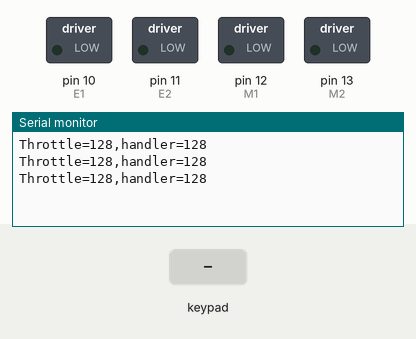
Bench run of a sketch on a simulated Arduino Uno, built with avr-gcc and run on an emulated ATmega328P. Shown: switched loads named in the sketch (green lamp = pin HIGH), the last lines printed to the serial monitor. The test bench sets the inputs (shaded band).

Above: at 2.2 s.
2.3 s: key 'U' pressed
At 2.82 s:
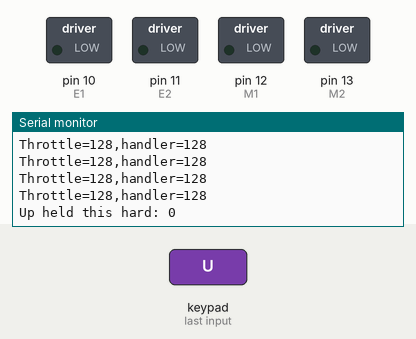
4.0 s: key 'D' pressed
At 4.32 s:
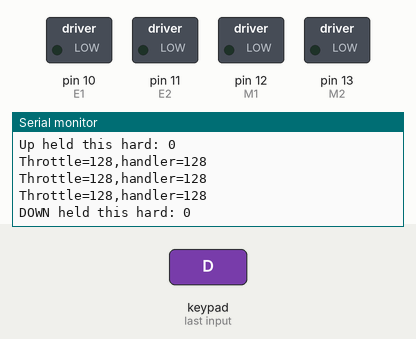
5.5 s: key 'L' pressed
At 5.83 s:
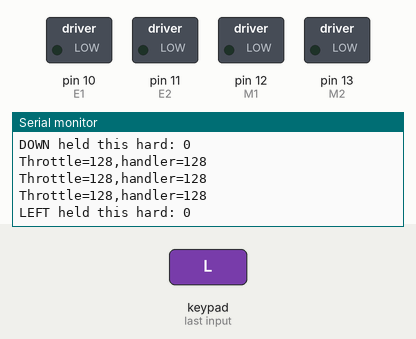

Measured:
- after the input at 2.3 s, the serial monitor: prints a new line after 0.23 s (image 1)
- after the input at 4.0 s, the serial monitor: prints a new line at once (image 2)
- after the input at 5.5 s, the serial monitor: prints a new line at once (image 3)

The sketch:

PS2_Test.ino
```cpp
//------------------------------------------------------
//使用 PS2 無線搖桿來控制 L298P 四輪小車
//------------------------------------------------------

#include <PS2X_lib.h>

#define PS2_DAT 2
#define PS2_CMD 3
#define PS2_SEL 5
#define PS2_CLK 6
#define E1 10
#define M1 12
#define E2 11
#define M2 13

const int motor_speed = 200;

byte vibrate = 0;
PS2X ps2x;

void setup()
{
  Serial.begin(9600);

  delay(1000);

  initial();
}

void initial()
{
  ps2x.config_gamepad(PS2_CLK, PS2_CMD, PS2_SEL, PS2_DAT, true, false);

  pinMode(M1, OUTPUT);
  pinMode(M2, OUTPUT);

  carStop();
}

void loop()
{
  ps2x.read_gamepad(false, vibrate);

  int throttle = ps2x.Analog(PSS_LY);
  int handler = ps2x.Analog(PSS_RX);

  Serial.print( "Throttle=" );
  Serial.print( throttle );
  Serial.print( ",handler=");
  Serial.print( handler );
  Serial.println("");

   if(ps2x.Button(PSB_PAD_UP)) {         //will be TRUE as long as button is pressed
       Serial.print("Up held this hard: ");
       Serial.println(ps2x.Analog(PSAB_PAD_UP), DEC);
      }
      if(ps2x.Button(PSB_PAD_RIGHT)){
       Serial.print("Right held this hard: ");
        Serial.println(ps2x.Analog(PSAB_PAD_RIGHT), DEC);
      }
      if(ps2x.Button(PSB_PAD_LEFT)){
       Serial.print("LEFT held this hard: ");
        Serial.println(ps2x.Analog(PSAB_PAD_LEFT), DEC);
      }
      if(ps2x.Button(PSB_PAD_DOWN)){
       Serial.print("DOWN held this hard: ");
     Serial.println(ps2x.Analog(PSAB_PAD_DOWN), DEC);
      }


   if (ps2x.NewButtonState())               //will be TRUE if any button changes state (on to off, or off to on)
    {
      if(ps2x.Button(PSB_L1))
         Serial.println("L1 pressed");
        if(ps2x.Button(PSB_R1))
         Serial.println("R1 pressed");
        if(ps2x.Button(PSB_L2))
         Serial.println("L2 pressed");
        if(ps2x.Button(PSB_R2))
         Serial.println("R2 pressed");
        if(ps2x.Button(PSB_GREEN))
         Serial.println("Triangle pressed");
         if(ps2x.ButtonPressed(PSB_RED))             //will be TRUE if button was JUST pressed
         Serial.println("Circle just pressed");

    if(ps2x.ButtonReleased(PSB_PINK))             //will be TRUE if button was JUST released
         Serial.println("Square just released");

    if(ps2x.NewButtonState(PSB_BLUE))            //will be TRUE if button was JUST pressed OR released
         Serial.println("X just changed");
    }

  delay(500);
}

void forward()
{
  digitalWrite(M1, HIGH);
  digitalWrite(M2, HIGH);
  analogWrite(E1, motor_speed);
  analogWrite(E2, motor_speed);
}

void forwardLeft()
{
  digitalWrite(M1, HIGH);
  digitalWrite(M2, LOW);
  analogWrite(E1, motor_speed + 40);
  analogWrite(E2, motor_speed + 40);
}

void forwardRight()
{
  digitalWrite(M1, LOW);
  digitalWrite(M2, HIGH);
  analogWrite(E1, motor_speed + 40);
  analogWrite(E2, motor_speed + 40);
}

void backward()
{
  digitalWrite(M1, LOW);
  digitalWrite(M2, LOW);
  analogWrite(E1, motor_speed);
  analogWrite(E2, motor_speed);
}

void backwardLeft()
{
  digitalWrite(M1, HIGH);
  digitalWrite(M2, LOW);
  analogWrite(E1, motor_speed);
  analogWrite(E2, motor_speed);
}

void backwardRight()
{
  digitalWrite(M1, LOW);
  digitalWrite(M2, HIGH);
  analogWrite(E1, motor_speed);
  analogWrite(E2, motor_speed);
}

void carStop()
{
  digitalWrite(M1, LOW);
  digitalWrite(M2, LOW);
  analogWrite(E1, 0);
  analogWrite(E2, 0);
}
```
